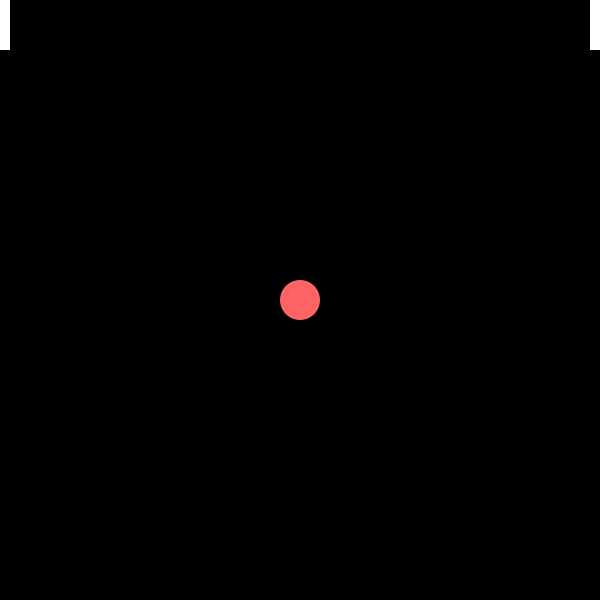
Frame 1 (no input)
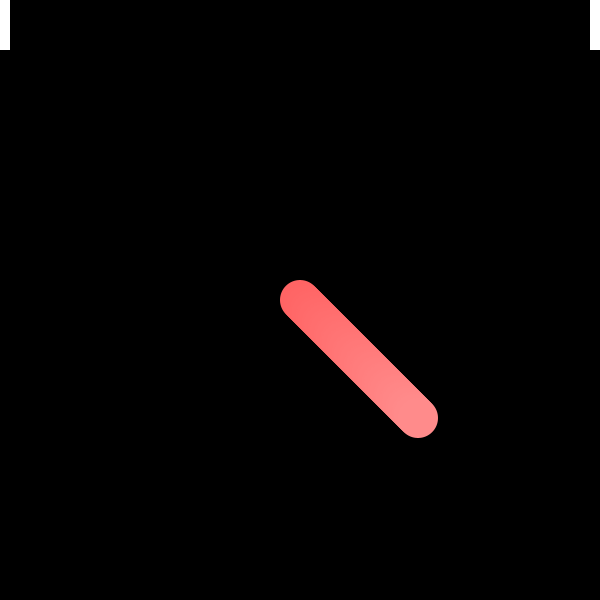
Frame 60 (the mouse pressed at the canvas centre just before this capture)
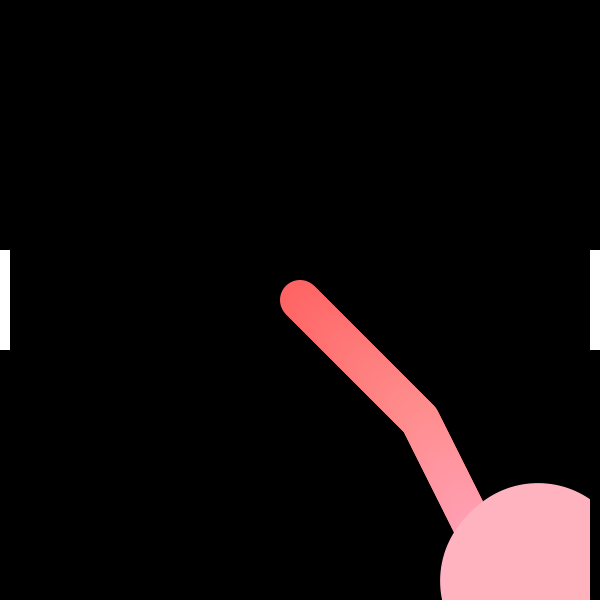
Frame 120 (the mouse held since frame 60 and released just before this capture)

The Processing sketch that drew these frames (run headless with seeded random() and noise(); from frame 60 on, the mouse is pressed at the canvas centre):

// Processing sketch: processing_161377
// ── processing_161377.pde

//PGraphics pg;

int cols = 600;
int rows = 600;
int i, j;
color b1, b2;

//float pi = 3.14;

// for ball
float ballX = 300;
float ballY = 300;
float ballRadius = 20;
// for making ball move
float speed = 2;
float directionX = 1;
float directionY = 1;
// for calculating distance
float longestDistance, shortestDistance; 
float distance1, distance2;
// for paddles
int paddle1X; 
int paddle2X;
int paddleY;

// Declare pixel Array
int[][] pixelRed = new int[cols][rows];
int[][] pixelGreen = new int[cols][rows];
int[][] pixelBlue = new int[cols][rows];

void setup() {
  size (600, 600);

  // distances between paddle and ball  
  longestDistance = sqrt(50*50 + 30*30);
  shortestDistance = 15;
  
  // Initialize colors
  b1 = color(203, 102, 0);
  b2 = color(0, 102, 153);

  // Initialize pixel RGB values
  for (j = 0; j < cols; j++) {
    for (i = 0; i < rows; i++) {
      pixelRed[i][j] = 255;
      pixelGreen[i][j] = i/3;
      pixelBlue[i][j] = j/3;
    }
  }
  
  //pg = createGraphics(40,40);

  //Draw background gradience
  // for (i = 0; i < cols; i++) {
  //   for (j = 0; j < rows; j++) {
  //     fill(0, pixelGreen[i][j]/3, pixelBlue[i][j]/3);
  //     noStroke();
  //     ellipse(i, j, 20, 20);
  //   }
  // }
  //setGradient(0,0,width/2,height,b1,b2,1);
  
  background(0);
}

void draw () {
  /* draws ball
   fill(255);
   noStroke();
   ellipse(ballX, ballY, ballRadius*2, ballRadius*2); */

  // draws gradience based on ball location
  if (ballY > 0 && ballY < cols && ballX > 0 && ballX < rows) {
    i = int(ballX);
    j = int(ballY);
    fill(pixelRed[i][j], pixelGreen[i][j], pixelBlue[i][j]);
    noStroke();
    ellipse(i, j, ballRadius*2, ballRadius*2);
  }  

  /**************** trying PGraphics */
  // pg.beginDraw();
  // pg.fill(255, 255, 255);
  // pg.noStroke();
  // pg.ellipse(ballX, ballY, ballRadius*2, ballRadius*2); 
  // pg.endDraw();

  move(); // make ball move

    noStroke();
  fill(0);
  rect(0, 0, 20, 1200); // cover left paddle trail
  fill(0);
  rect(cols, 0, 20, 1200); // cover right paddle trail

  // draws paddles
  fill(255);
  noStroke();
  paddleY = mouseY;
  paddle1X = 0;
  paddle2X = width;
  rectMode(CENTER);
  rect(paddle1X, paddleY, 20, 100); // left paddle
  rect(paddle2X, paddleY, 20, 100); // right paddle

  bounce(); // make ball bounce
}

/******************************* Functions */
// function make ball move
void move () {
  if (!mousePressed) {
    ballX = ballX + speed * directionX;
    //ballY = ballY + (pow(speed, 4) * directionY);
    ballY = ballY + speed * directionY;
  } else {
    //ballY = ballY + speed * directionY;
    //ballY = ballY + (sin(speed*2) * directionY);

    //ballY = ballY + (pow(speed, 2) * directionY);
    ballX = ballX + speed;

    ballY = ballY + (pow(speed, 2) * directionY);
    // fill(255,0,0);
    // ellipse(i, j, 40, 40);
  }
}

// function make ball bounce
void bounce () {  
  // distances between paddle and ball
  distance1 = sqrt((paddleY - ballY) * (paddleY - ballY) + (paddle1X - ballX) * (paddle1X - ballX));
  distance2 = sqrt((paddleY - ballY) * (paddleY - ballY) + (paddle2X - ballX) * (paddle2X - ballX));

  // ball bounce if hit top or bottom of screen
  if (ballY < 0+20 || ballY > height-20) {
    directionY = directionY * -1 + random(-.3, .3);
    ballRadius = ballRadius * 1.1;
  }
  // ball bounce if touch paddles
  else if (distance1 <= longestDistance || distance2 <= longestDistance) { 
    if (ballX == 30 || ballX == width - 30) {
      directionX = directionX * -1; 
      directionY = directionY + random(-.3, .3); 
      ballRadius = ballRadius * 1.1;
      //counter++;
    }
  }
}

// void mousePressed() {
//   ballY = ballY + (pow(speed, 5) * directionY);
// }
